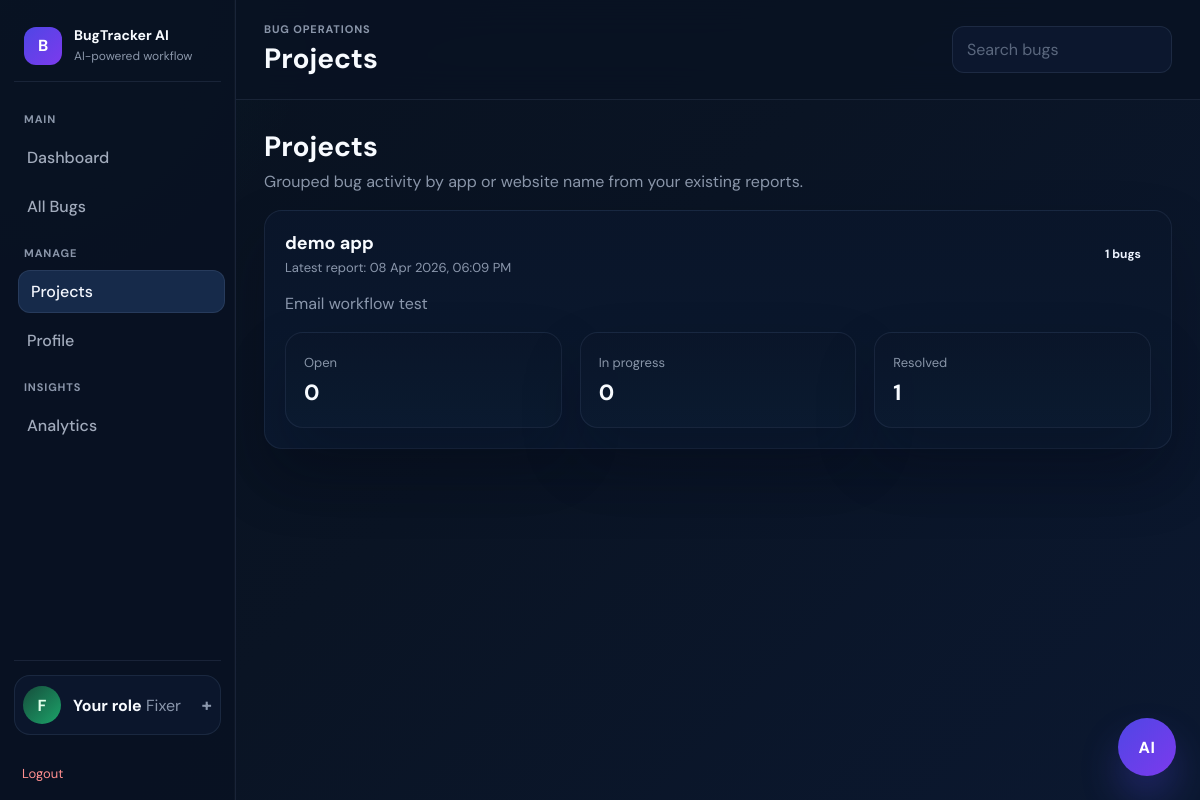
Page /projects (signed in) on the earlier database version.
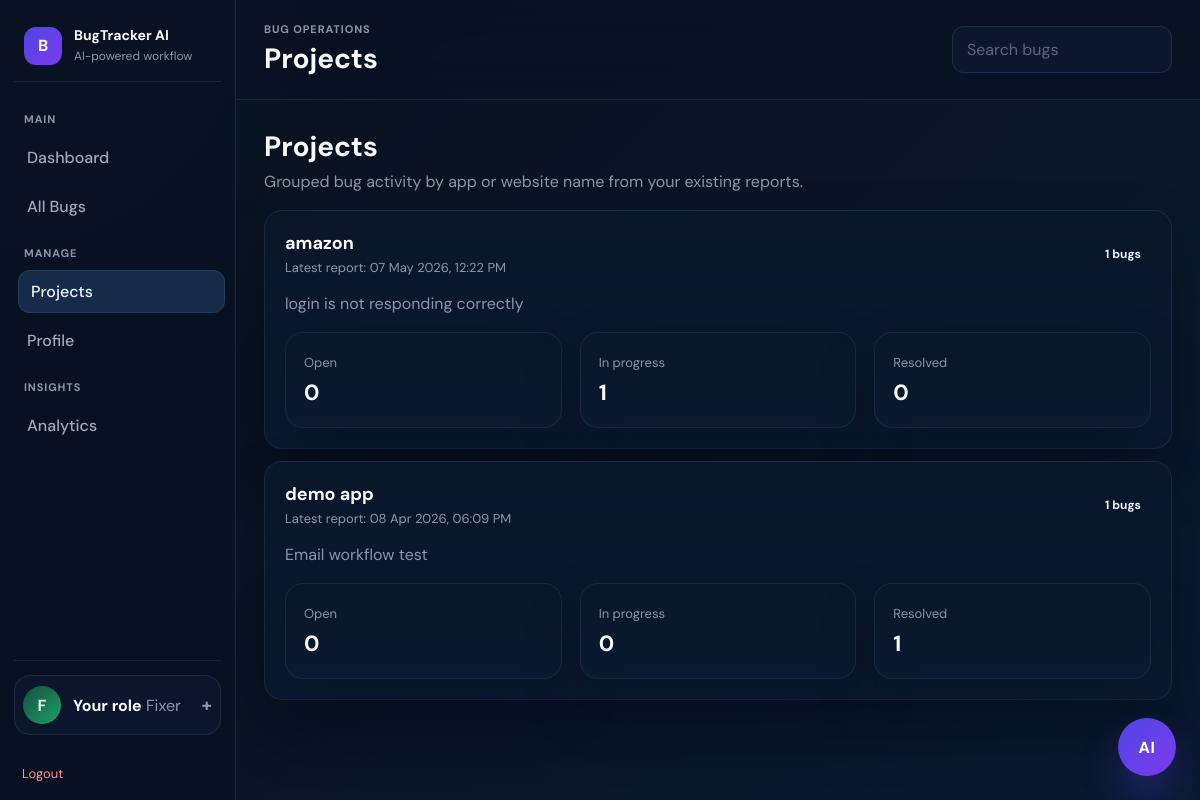
Same page on the later database version.
### tables this page shows
CREATE TABLE bugs (
        id INTEGER PRIMARY KEY AUTOINCREMENT,
        title TEXT,
        description TEXT,
        priority TEXT,
        status TEXT,
        assigned_to TEXT,
        created_at TEXT
    , reporter TEXT, app_name TEXT, steps TEXT, expected_result TEXT, actual_result TEXT, contact TEXT, resolution_note TEXT, fixed_at TEXT, screenshot_path TEXT, ai_summary TEXT, ai_priority TEXT, ai_suspected_cause TEXT, ai_fix_plan TEXT, ai_repro_steps TEXT, ai_resolution_summary TEXT);

### app.py (the view)
@app.route("/projects")
def projects():
    if not is_logged_in():
        return redirect(url_for("login"))
    if is_admin():
        bugs = get_all_bugs()
    elif is_fixer():
        bugs = get_bugs_for_fixer(session["user"])
    else:
        bugs = get_bugs_for_reporter(session["user"])
    return render_template(
        "projects.html",
        role=session.get("role", "user"),
        projects=build_project_summaries(bugs),
        active_page="projects"
    )

### app.py (called while the page is built)
def is_logged_in():
    return "user" in session

def is_fixer():
    return session.get("role") == "fixer"

def is_admin():
    return session.get("role") == "admin"

def format_role_label(role):
    labels = {
        "admin": "Admin",
        "fixer": "Fixer",
        "user": "Reporter",
    }
    return labels.get(role, str(role).title())

@app.context_processor
def inject_display_helpers():
    return {
        "display_name": format_display_name,
        "role_label": format_role_label,
    }

def parse_bug_datetime(value):
    if not value:
        return None
    try:
        return datetime.strptime(value, "%d %b %Y, %I:%M %p")
    except ValueError:
        return None

### database.py (called while the page is built)
def get_connection():
    conn = sqlite3.connect(DB_NAME)
    conn.row_factory = sqlite3.Row
    return conn

### templates/projects.html (shortened to what this page needs)
{% extends "base.html" %}
{% block page_title %}Projects{% endblock %}
{% block content %}
<div class="page-header">
    <h2>Projects</h2>
    <p>Grouped bug activity by app or website name from your existing reports.</p>
</div>
<section class="project-grid">
    {% for project in projects %}
    <article class="project-card">
        <div class="project-top">
            <div>
                <h3 class="card-title">{{ project.name }}</h3>
                <p class="card-subtitle">Latest report: {{ project.latest_created_at }}</p>
            </div>
            <span class="badge">{{ project.total }} bugs</span>
        </div>
        <p class="desc-copy">{{ project.latest_title }}</p>
        <div class="stats-grid" style="grid-template-columns:repeat(3,minmax(0,1fr));margin:16px 0 0;">
            <div class="metric-card"><span>Open</span><strong style="font-size:22px;">{{ project.open }}</strong></div>
            <div class="metric-card"><span>In progress</span><strong style="font-size:22px;">{{ project.in_progress }}</strong></div>
            <div class="metric-card"><span>Resolved</span><strong style="font-size:22px;">{{ project.resolved }}</strong></div>
        </div>
    </article>
    {% else %}
    <div class="empty-state">No projects yet. Add bugs with an app or website name to populate this view.</div>
    {% endfor %}
</section>
{% endblock %}

Differences in the rows shown:
added bugs: name "amazon", latest_created_at "07 May 2026, 12:22 PM", total "1", latest_title "login is not responding correctly", open "0", in_progress "1", resolved "0"
